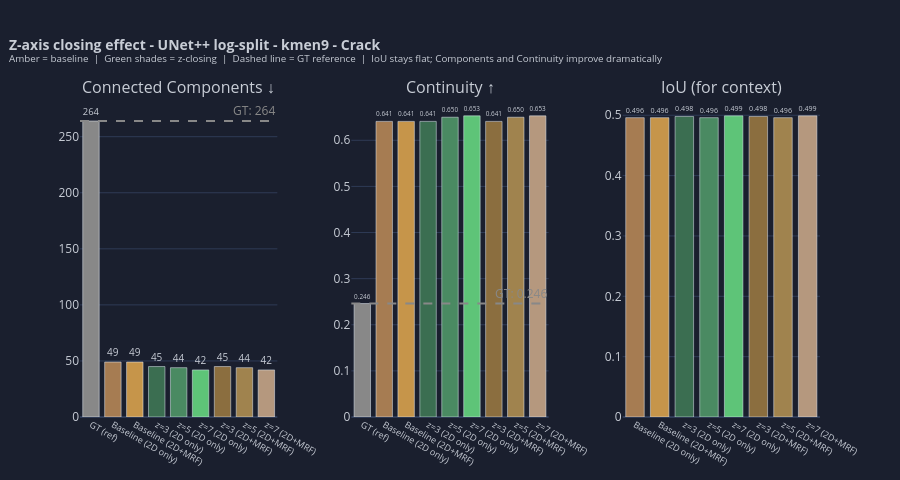

Source (notebook cell):
### Code cell
import plotly.graph_objects as go

TARGET_LOG   = "kmen9"
TARGET_MODEL = "UNet++ log-split"
MODEL_FILTER = TARGET_MODEL
CONDITIONS   = ["2D only", "2D + 3D MRF"]

# Extract the data points in order
x_labels = ["GT\n(ref)", "Baseline\n(2D only)", "Baseline\n(2D+MRF)",
             "z=3\n(2D only)", "z=5\n(2D only)", "z=7\n(2D only)",
             "z=3\n(2D+MRF)", "z=5\n(2D+MRF)", "z=7\n(2D+MRF)"]

# Filter df for this model
sub = df[df["Model"] == MODEL_FILTER].copy()

def get_val(cond, z, col):
    row = sub[(sub["Condition"] == cond) & (sub["z_extent"] == z)]
    if row.empty:
        return None
    v = row[col].values[0]
    return float(v) if v != "n/a" else None

components = [
    264,  # GT
    get_val("2D only",     "none", "Components"),
    get_val("2D + 3D MRF", "none", "Components"),
    get_val("2D only",     3,      "Components"),
    get_val("2D only",     5,      "Components"),
    get_val("2D only",     7,      "Components"),
    get_val("2D + 3D MRF", 3,      "Components"),
    get_val("2D + 3D MRF", 5,      "Components"),
    get_val("2D + 3D MRF", 7,      "Components"),
]

continuity = [
    0.246,  # GT
    get_val("2D only",     "none", "Continuity"),
    get_val("2D + 3D MRF", "none", "Continuity"),
    get_val("2D only",     3,      "Continuity"),
    get_val("2D only",     5,      "Continuity"),
    get_val("2D only",     7,      "Continuity"),
    get_val("2D + 3D MRF", 3,      "Continuity"),
    get_val("2D + 3D MRF", 5,      "Continuity"),
    get_val("2D + 3D MRF", 7,      "Continuity"),
]

iou_vals = [
    None,   # GT has no IoU
    get_val("2D only",     "none", "IoU"),
    get_val("2D + 3D MRF", "none", "IoU"),
    get_val("2D only",     3,      "IoU"),
    get_val("2D only",     5,      "IoU"),
    get_val("2D only",     7,      "IoU"),
    get_val("2D + 3D MRF", 3,      "IoU"),
    get_val("2D + 3D MRF", 5,      "IoU"),
    get_val("2D + 3D MRF", 7,      "IoU"),
]

BG = "rgba(26,31,46,1)"
AMBER = "#A67C52"
GREEN = "#3B6E51"
LGRN  = "#5EC478"

fig2 = make_subplots(
    rows=1, cols=3,
    subplot_titles=["Connected Components ↓", "Continuity ↑", "IoU (for context)"],
    horizontal_spacing=0.1,
)

# colour: grey for GT, amber for baselines, green shades for z-close
colors = ["#888888", AMBER, "#C6954A",
          GREEN, "#4A8A62", LGRN,
          "#8B6E3F", "#A0834E", "#B5987E"]

for i, (x, comp, cont, iou, col) in enumerate(
        zip(x_labels, components, continuity, iou_vals, colors)):

    marker_kw = dict(color=col, size=10, line=dict(color="white", width=1.5))

    if comp is not None:
        fig2.add_trace(go.Bar(x=[x], y=[comp], marker_color=col,
                              showlegend=False,
                              text=[str(int(comp))], textposition="outside",
                              textfont=dict(size=10, color="#C8CDD6")),
                       row=1, col=1)

    if cont is not None:
        fig2.add_trace(go.Bar(x=[x], y=[cont], marker_color=col,
                              showlegend=False,
                              text=[f"{cont:.3f}"], textposition="outside",
                              textfont=dict(size=10, color="#C8CDD6")),
                       row=1, col=2)

    if iou is not None:
        fig2.add_trace(go.Bar(x=[x], y=[iou], marker_color=col,
                              showlegend=False,
                              text=[f"{iou:.3f}"], textposition="outside",
                              textfont=dict(size=10, color="#C8CDD6")),
                       row=1, col=3)

# GT reference lines
fig2.add_hline(y=264,   line_dash="dash", line_color="#888888",
               annotation_text="GT: 264", row=1, col=1,
               annotation_font_color="#888888")
fig2.add_hline(y=0.246, line_dash="dash", line_color="#888888",
               annotation_text="GT: 0.246", row=1, col=2,
               annotation_font_color="#888888")

fig2.update_layout(
    title=dict(
        text=f"<b>Z-axis closing effect - {TARGET_MODEL} - {TARGET_LOG} - Crack</b>"
             "<br><sup>Amber = baseline  |  Green shades = z-closing  |  "
             "Dashed line = GT reference  |  IoU stays flat; Components and Continuity improve dramatically</sup>",
        font=dict(size=14, color="#C8CDD6"), x=0.01,
    ),
    paper_bgcolor=BG, plot_bgcolor=BG,
    font=dict(color="#C8CDD6"),
    height=480,
    margin=dict(t=100, b=60),
    bargap=0.25,
)
fig2.update_yaxes(gridcolor="#2E3A55", zerolinecolor="#2E3A55")
fig2.update_xaxes(tickfont=dict(size=9))

fig2.show()

### Figure 1 — Plotly figure (JSON) as saved in the notebook; plotly's stock layout.template omitted (floating-point values rounded to 4 significant figures)
{"data": [{"marker": {"color": "#888888"}, "showlegend": false, "text": ["264"], "textfont": {"color": "#C8CDD6", "size": 10}, "textposition": "outside", "type": "bar", "x": ["GT\n(ref)"], "xaxis": "x", "y": [264], "yaxis": "y"}, {"marker": {"color": "#888888"}, "showlegend": false, "text": ["0.246"], "textfont": {"color": "#C8CDD6", "size": 10}, "textposition": "outside", "type": "bar", "x": ["GT\n(ref)"], "xaxis": "x2", "y": [0.246], "yaxis": "y2"}, {"marker": {"color": "#A67C52"}, "showlegend": false, "text": ["49"], "textfont": {"color": "#C8CDD6", "size": 10}, "textposition": "outside", "type": "bar", "x": ["Baseline\n(2D only)"], "xaxis": "x", "y": [49], "yaxis": "y"}, {"marker": {"color": "#A67C52"}, "showlegend": false, "text": ["0.641"], "textfont": {"color": "#C8CDD6", "size": 10}, "textposition": "outside", "type": "bar", "x": ["Baseline\n(2D only)"], "xaxis": "x2", "y": [0.641], "yaxis": "y2"}, {"marker": {"color": "#A67C52"}, "showlegend": false, "text": ["0.496"], "textfont": {"color": "#C8CDD6", "size": 10}, "textposition": "outside", "type": "bar", "x": ["Baseline\n(2D only)"], "xaxis": "x3", "y": [0.496], "yaxis": "y3"}, {"marker": {"color": "#C6954A"}, "showlegend": false, "text": ["49"], "textfont": {"color": "#C8CDD6", "size": 10}, "textposition": "outside", "type": "bar", "x": ["Baseline\n(2D+MRF)"], "xaxis": "x", "y": [49], "yaxis": "y"}, {"marker": {"color": "#C6954A"}, "showlegend": false, "text": ["0.641"], "textfont": {"color": "#C8CDD6", "size": 10}, "textposition": "outside", "type": "bar", "x": ["Baseline\n(2D+MRF)"], "xaxis": "x2", "y": [0.641], "yaxis": "y2"}, {"marker": {"color": "#C6954A"}, "showlegend": false, "text": ["0.496"], "textfont": {"color": "#C8CDD6", "size": 10}, "textposition": "outside", "type": "bar", "x": ["Baseline\n(2D+MRF)"], "xaxis": "x3", "y": [0.496], "yaxis": "y3"}, {"marker": {"color": "#3B6E51"}, "showlegend": false, "text": ["45"], "textfont": {"color": "#C8CDD6", "size": 10}, "textposition": "outside", "type": "bar", "x": ["z=3\n(2D only)"], "xaxis": "x", "y": [45], "yaxis": "y"}, {"marker": {"color": "#3B6E51"}, "showlegend": false, "text": ["0.641"], "textfont": {"color": "#C8CDD6", "size": 10}, "textposition": "outside", "type": "bar", "x": ["z=3\n(2D only)"], "xaxis": "x2", "y": [0.641], "yaxis": "y2"}, {"marker": {"color": "#3B6E51"}, "showlegend": false, "text": ["0.498"], "textfont": {"color": "#C8CDD6", "size": 10}, "textposition": "outside", "type": "bar", "x": ["z=3\n(2D only)"], "xaxis": "x3", "y": [0.498], "yaxis": "y3"}, {"marker": {"color": "#4A8A62"}, "showlegend": false, "text": ["44"], "textfont": {"color": "#C8CDD6", "size": 10}, "textposition": "outside", "type": "bar", "x": ["z=5\n(2D only)"], "xaxis": "x", "y": [44], "yaxis": "y"}, {"marker": {"color": "#4A8A62"}, "showlegend": false, "text": ["0.650"], "textfont": {"color": "#C8CDD6", "size": 10}, "textposition": "outside", "type": "bar", "x": ["z=5\n(2D only)"], "xaxis": "x2", "y": [0.65], "yaxis": "y2"}, {"marker": {"color": "#4A8A62"}, "showlegend": false, "text": ["0.496"], "textfont": {"color": "#C8CDD6", "size": 10}, "textposition": "outside", "type": "bar", "x": ["z=5\n(2D only)"], "xaxis": "x3", "y": [0.496], "yaxis": "y3"}, {"marker": {"color": "#5EC478"}, "showlegend": false, "text": ["42"], "textfont": {"color": "#C8CDD6", "size": 10}, "textposition": "outside", "type": "bar", "x": ["z=7\n(2D only)"], "xaxis": "x", "y": [42], "yaxis": "y"}, {"marker": {"color": "#5EC478"}, "showlegend": false, "text": ["0.653"], "textfont": {"color": "#C8CDD6", "size": 10}, "textposition": "outside", "type": "bar", "x": ["z=7\n(2D only)"], "xaxis": "x2", "y": [0.653], "yaxis": "y2"}, {"marker": {"color": "#5EC478"}, "showlegend": false, "text": ["0.499"], "textfont": {"color": "#C8CDD6", "size": 10}, "textposition": "outside", "type": "bar", "x": ["z=7\n(2D only)"], "xaxis": "x3", "y": [0.499], "yaxis": "y3"}, {"marker": {"color": "#8B6E3F"}, "showlegend": false, "text": ["45"], "textfont": {"color": "#C8CDD6", "size": 10}, "textposition": "outside", "type": "bar", "x": ["z=3\n(2D+MRF)"], "xaxis": "x", "y": [45], "yaxis": "y"}, {"marker": {"color": "#8B6E3F"}, "showlegend": false, "text": ["0.641"], "textfont": {"color": "#C8CDD6", "size": 10}, "textposition": "outside", "type": "bar", "x": ["z=3\n(2D+MRF)"], "xaxis": "x2", "y": [0.641], "yaxis": "y2"}, {"marker": {"color": "#8B6E3F"}, "showlegend": false, "text": ["0.498"], "textfont": {"color": "#C8CDD6", "size": 10}, "textposition": "outside", "type": "bar", "x": ["z=3\n(2D+MRF)"], "xaxis": "x3", "y": [0.498], "yaxis": "y3"}, {"marker": {"color": "#A0834E"}, "showlegend": false, "text": ["44"], "textfont": {"color": "#C8CDD6", "size": 10}, "textposition": "outside", "type": "bar", "x": ["z=5\n(2D+MRF)"], "xaxis": "x", "y": [44], "yaxis": "y"}, {"marker": {"color": "#A0834E"}, "showlegend": false, "text": ["0.650"], "textfont": {"color": "#C8CDD6", "size": 10}, "textposition": "outside", "type": "bar", "x": ["z=5\n(2D+MRF)"], "xaxis": "x2", "y": [0.65], "yaxis": "y2"}, {"marker": {"color": "#A0834E"}, "showlegend": false, "text": ["0.496"], "textfont": {"color": "#C8CDD6", "size": 10}, "textposition": "outside", "type": "bar", "x": ["z=5\n(2D+MRF)"], "xaxis": "x3", "y": [0.496], "yaxis": "y3"}, {"marker": {"color": "#B5987E"}, "showlegend": false, "text": ["42"], "textfont": {"color": "#C8CDD6", "size": 10}, "textposition": "outside", "type": "bar", "x": ["z=7\n(2D+MRF)"], "xaxis": "x", "y": [42], "yaxis": "y"}, {"marker": {"color": "#B5987E"}, "showlegend": false, "text": ["0.653"], "textfont": {"color": "#C8CDD6", "size": 10}, "textposition": "outside", "type": "bar", "x": ["z=7\n(2D+MRF)"], "xaxis": "x2", "y": [0.653], "yaxis": "y2"}, {"marker": {"color": "#B5987E"}, "showlegend": false, "text": ["0.499"], "textfont": {"color": "#C8CDD6", "size": 10}, "textposition": "outside", "type": "bar", "x": ["z=7\n(2D+MRF)"], "xaxis": "x3", "y": [0.499], "yaxis": "y3"}], "layout": {"annotations": [{"font": {"size": 16}, "showarrow": false, "text": "Connected Components ↓", "x": 0.1333, "xanchor": "center", "xref": "paper", "y": 1, "yanchor": "bottom", "yref": "paper"}, {"font": {"size": 16}, "showarrow": false, "text": "Continuity ↑", "x": 0.5, "xanchor": "center", "xref": "paper", "y": 1, "yanchor": "bottom", "yref": "paper"}, {"font": {"size": 16}, "showarrow": false, "text": "IoU (for context)", "x": 0.8667, "xanchor": "center", "xref": "paper", "y": 1, "yanchor": "bottom", "yref": "paper"}, {"font": {"color": "#888888"}, "showarrow": false, "text": "GT: 264", "x": 1, "xanchor": "right", "xref": "x domain", "y": 264, "yanchor": "bottom", "yref": "y"}, {"font": {"color": "#888888"}, "showarrow": false, "text": "GT: 0.246", "x": 1, "xanchor": "right", "xref": "x2 domain", "y": 0.246, "yanchor": "bottom", "yref": "y2"}], "bargap": 0.25, "font": {"color": "#C8CDD6"}, "height": 480, "margin": {"b": 60, "t": 100}, "paper_bgcolor": "rgba(26,31,46,1)", "plot_bgcolor": "rgba(26,31,46,1)", "shapes": [{"line": {"color": "#888888", "dash": "dash"}, "type": "line", "x0": 0, "x1": 1, "xref": "x domain", "y0": 264, "y1": 264, "yref": "y"}, {"line": {"color": "#888888", "dash": "dash"}, "type": "line", "x0": 0, "x1": 1, "xref": "x2 domain", "y0": 0.246, "y1": 0.246, "yref": "y2"}], "title": {"font": {"color": "#C8CDD6", "size": 14}, "text": "<b>Z-axis closing effect - UNet++ log-split - kmen9 - Crack</b><br><sup>Amber = baseline  |  Green shades = z-closing  |  Dashed line = GT reference  |  IoU stays flat; Components and Continuity improve dramatically</sup>", "x": 0.01}, "xaxis": {"anchor": "y", "domain": [0, 0.2667], "tickfont": {"size": 9}}, "xaxis2": {"anchor": "y2", "domain": [0.3667, 0.6333], "tickfont": {"size": 9}}, "xaxis3": {"anchor": "y3", "domain": [0.7333, 1], "tickfont": {"size": 9}}, "yaxis": {"anchor": "x", "domain": [0, 1], "gridcolor": "#2E3A55", "zerolinecolor": "#2E3A55"}, "yaxis2": {"anchor": "x2", "domain": [0, 1], "gridcolor": "#2E3A55", "zerolinecolor": "#2E3A55"}, "yaxis3": {"anchor": "x3", "domain": [0, 1], "gridcolor": "#2E3A55", "zerolinecolor": "#2E3A55"}}}
